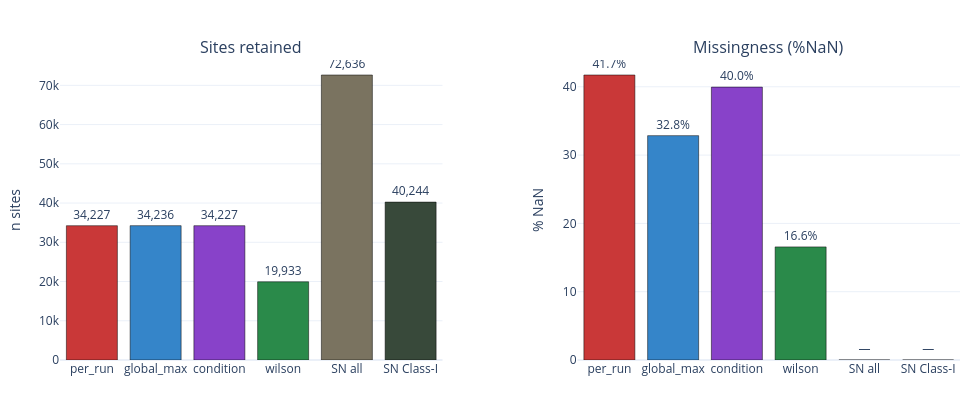

The code cell stored with this chart in its notebook:
### Code cell
# Bar chart: site counts + NaN rate per strategy
fig = make_subplots(rows=1, cols=2, subplot_titles=("Sites retained", "Missingness (%NaN)"),
                    horizontal_spacing=0.15)
fig.add_trace(go.Bar(
    x=summary["strategy"], y=summary["n_sites"],
    marker=dict(color=[STRATEGY_COLOURS.get(s, "#666") for s in summary["strategy"]],
                line=dict(color="black", width=0.5)),
    text=[f"{v:,}" for v in summary["n_sites"]],
    textposition="outside",
    showlegend=False,
), row=1, col=1)
nan_pct = summary["pct_nan"].fillna(0) * 100
fig.add_trace(go.Bar(
    x=summary["strategy"], y=nan_pct,
    marker=dict(color=[STRATEGY_COLOURS.get(s, "#666") for s in summary["strategy"]],
                line=dict(color="black", width=0.5)),
    text=[f"{v:.1f}%" if v else "—" for v in nan_pct],
    textposition="outside",
    showlegend=False,
), row=1, col=2)
fig.update_yaxes(title="n sites", row=1, col=1)
fig.update_yaxes(title="% NaN", row=1, col=2)
fig.update_layout(template="plotly_white", height=420, width=980,
                  margin=dict(l=60, r=20, t=60, b=60))
fig.show()

### Figure 1 — Plotly figure (JSON) as saved in the notebook; plotly's stock layout.template omitted (floating-point values rounded to 4 significant figures)
{"data": [{"marker": {"color": ["#c93838", "#3585c9", "#8842c9", "#2a8a4a", "#7a7360", "#38493a"], "line": {"color": "black", "width": 0.5}}, "showlegend": false, "text": ["34,227", "34,236", "34,227", "19,933", "72,636", "40,244"], "textposition": "outside", "type": "bar", "x": ["per_run", "global_max", "condition", "wilson", "SN all", "SN Class-I"], "xaxis": "x", "y": [34227, 34236, 34227, 19933, 72636, 40244], "yaxis": "y"}, {"marker": {"color": ["#c93838", "#3585c9", "#8842c9", "#2a8a4a", "#7a7360", "#38493a"], "line": {"color": "black", "width": 0.5}}, "showlegend": false, "text": ["41.7%", "32.8%", "40.0%", "16.6%", "—", "—"], "textposition": "outside", "type": "bar", "x": ["per_run", "global_max", "condition", "wilson", "SN all", "SN Class-I"], "xaxis": "x2", "y": [41.73, 32.85, 39.95, 16.56, 0.0, 0.0], "yaxis": "y2"}], "layout": {"annotations": [{"font": {"size": 16}, "showarrow": false, "text": "Sites retained", "x": 0.2125, "xanchor": "center", "xref": "paper", "y": 1, "yanchor": "bottom", "yref": "paper"}, {"font": {"size": 16}, "showarrow": false, "text": "Missingness (%NaN)", "x": 0.7875, "xanchor": "center", "xref": "paper", "y": 1, "yanchor": "bottom", "yref": "paper"}], "height": 420, "margin": {"b": 60, "l": 60, "r": 20, "t": 60}, "width": 980, "xaxis": {"anchor": "y", "domain": [0, 0.425]}, "xaxis2": {"anchor": "y2", "domain": [0.575, 1]}, "yaxis": {"anchor": "x", "domain": [0, 1], "title": {"text": "n sites"}}, "yaxis2": {"anchor": "x2", "domain": [0, 1], "title": {"text": "% NaN"}}}}
